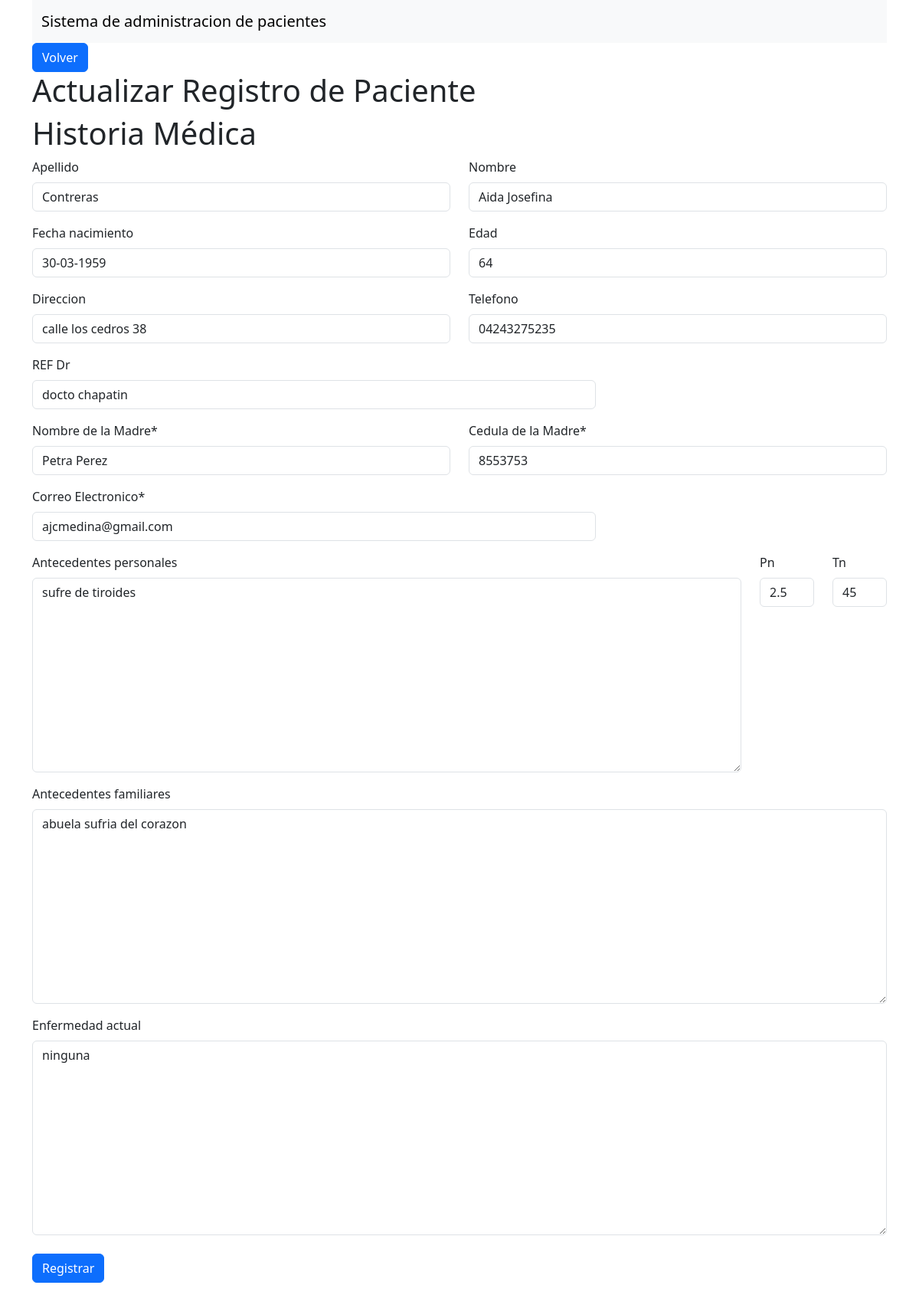
The page /detalles/9/ on the database its author committed.
### app_historias/models.py (models this page shows, shortened)
class Registro_Paciente(models.Model):
    nombre = models.CharField(max_length=50, blank=True, null=True)
    apellido = models.CharField( max_length=50 , blank=True, null=True)
    fecha_nacimiento = models.CharField( max_length=50, blank=True, null=True)
    edad = models.IntegerField(blank=True, null=True)
    direccion = models.CharField( max_length=100, blank=True, null=True)
    telefono=models.CharField(max_length=50, blank=True, null=True)
    REF_Dr = models.CharField( max_length=50, blank=True, null=True)
    nombre_madre=models.CharField(max_length=50, blank=True, null=True)
    cedula_madre=models.CharField(max_length=50)
    email = models.EmailField(max_length=254 , blank=True, null=True)
    antecedentes_personales = models.TextField(blank=True, null=True)
    pn=models.CharField(max_length=50, blank=True, null=True)
    tn=models.CharField(max_length=50, blank=True, null=True)
    antecedentes_familiares = models.TextField(blank=True, null=True)
    enfermedad_actual = models.TextField(blank=True, null=True)
    fecha_registro = models.DateField(auto_now=False, auto_now_add=True, blank=True, null=True)
    class Meta:
        verbose_name = "registro_pasiente"
        verbose_name_plural = "registro_pasientes"

### app_historias/views.py (the view)
# urls.py: path('detalles/<int:pac_id>/', views.detalles_paciente, name='detalles_paciente'),
def detalles_paciente(request, pac_id):
    if request.method == 'POST':
        try:
            Pac = get_object_or_404(Registro_Paciente, id=pac_id)
            form = RegistroPacienteForm(request.POST, instance=Pac)
            if form.is_valid():
                form.save()
                return redirect('inicio')
            else:
                return render(request, 'detalles_pacientes.html', {'Registro_Paciente': Pac, 'form': form, 'error': 'no se pudo actualizar'})
        except:
            return render(request, 'detalles_pacientes.html', {'task': Pac, 'form': form, 'error': 'no se pudo actualizar'})
    else:
        Pac = get_object_or_404(Registro_Paciente, id=pac_id)
        form = RegistroPacienteForm(instance=Pac)
        return render(request, 'detalles_pacientes.html', {'Registro_Paciente': Pac, 'form': form})

### app_historias/templates/detalles_pacientes.html (shortened to what this page needs)
{% extends 'base.html' %}
{% load crispy_forms_tags %}
{% block content %}
<div class="col-1">
    <a class="btn btn-primary" href="{% url 'inicio' %}">Volver</a>
</div>
<h1>Actualizar Registro de Paciente</h1>
    <form method="post">
        {% crispy form %}
    </form>
{% endblock content %}

### rows shown on the page
Registro_Paciente: apellido "Contreras", nombre "Aida Josefina", fecha_nacimiento "30-03-1959", edad "64", direccion "calle los cedros 38", telefono "04243275235", REF_Dr "docto chapatin", nombre_madre "Petra Perez", cedula_madre "8553753", email "ajcmedina@gmail.com", antecedentes_personales "sufre de tiroides", pn "2.5", tn "45", antecedentes_familiares "abuela sufria del corazon", enfermedad_actual "ninguna"
